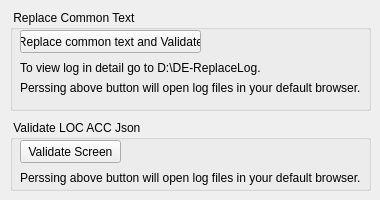
      <widget class="QWidget" name="tab_7">
       <attribute name="title">
        <string>Utitlities</string>
       </attribute>
       <widget class="QGroupBox" name="gb_replaceLoc">
        <property name="geometry">
         <rect>
          <x>10</x>
          <y>10</y>
          <width>361</width>
          <height>101</height>
         </rect>
        </property>
        <property name="title">
         <string> Replace Common Text </string>
        </property>
        <widget class="QPushButton" name="replaceAllLocBtn">
         <property name="geometry">
          <rect>
           <x>10</x>
           <y>20</y>
           <width>181</width>
           <height>23</height>
          </rect>
         </property>
         <property name="text">
          <string>Replace common text and Validate</string>
         </property>
        </widget>
        <widget class="QLabel" name="label_45">
         <property name="geometry">
          <rect>
           <x>10</x>
           <y>50</y>
           <width>341</width>
           <height>16</height>
          </rect>
         </property>
         <property name="text">
          <string>To view log in detail go to D:\DE-ReplaceLog.</string>
         </property>
        </widget>
        <widget class="QLabel" name="label_46">
         <property name="geometry">
          <rect>
           <x>10</x>
           <y>70</y>
           <width>341</width>
           <height>16</height>
          </rect>
         </property>
         <property name="text">
          <string>Perssing above button will open log files in your default browser.</string>
         </property>
        </widget>
       </widget>
       <widget class="QGroupBox" name="groupBox_4">
        <property name="geometry">
         <rect>
          <x>10</x>
          <y>120</y>
          <width>361</width>
          <height>71</height>
         </rect>
        </property>
        <property name="title">
         <string> Validate LOC ACC Json</string>
        </property>
        <widget class="QPushButton" name="validateLOCBtn">
         <property name="geometry">
          <rect>
           <x>10</x>
           <y>20</y>
           <width>101</width>
           <height>23</height>
          </rect>
         </property>
         <property name="text">
          <string>Validate Screen</string>
         </property>
        </widget>
        <widget class="QLabel" name="label_47">
         <property name="geometry">
          <rect>
           <x>10</x>
           <y>50</y>
           <width>341</width>
           <height>16</height>
          </rect>
         </property>
         <property name="text">
          <string>Perssing above button will open log files in your default browser.</string>
         </property>
        </widget>
       </widget>
      </widget>
